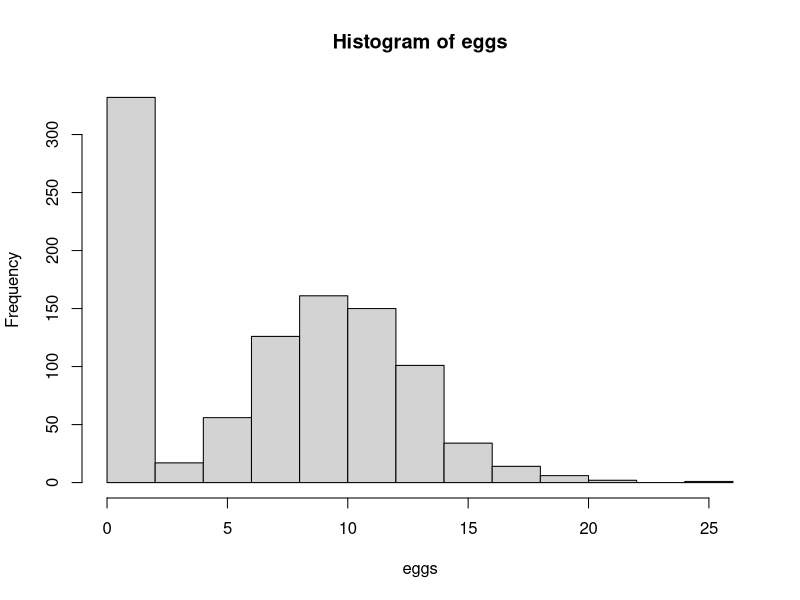

This figure's R source:

## BIOL6100 - Class 11
## Isabelle Smith
## Feb. 18, 2025

## - - - - - - -

## intro to R x

## - - - - - - -


## If statements
## . . . . . . .


#if (condition) {expression1}

#if (condition) {expression1} else {expression2}

#if (condition1) {expression1} else
  #if (condition2) {expression2} else


z <- signif(runif(1),digits=2)
print(z)
z > 0.5
if (z > 0.5) {cat(z, "is a bigger than average number","\n")}   ## added {}

if (z > 0.8) {cat(z,"is a large number","\n")} else             ## added {}
  if (z < 0.2) {cat(z,"is a small number","\n")} else           ## added {}
  {cat(z,"is a number of typical size","\n")
    cat("z^2 =",z^2,"\n")}


# if statement requires a single logical value. With a vector,
# it will assign TRUE/FALSE based on very first element only.

z <- 1:10

# this does not do anything
##if (z > 7) print(z)                 ## did not used to throw an error

# probably not what you want 
##if (z < 7) print(z)                 ## did not used to throw an error

# use subsetting!
print(z[z < 7])


## - - - - - - -





## ifelse to fill vectors
## - - - - - - -


##   `ifelse(test,yes,no)`

##  -   test is an object that can be coerced to a logical yes/no
##  -   yes return values for true elements of test
##  -   no return vales for false elements of test


## Suppose we have an insect population in which each female lays, on average, 10.2 eggs,
## following a Poisson distribution with λ=10.2. However, there is a 35% chance of parasitism,
## in which case no eggs are laid. Here is the distribution of eggs laid for 1000 individuals:

tester <- runif(1000) # start with random uniform elements
eggs <- ifelse(tester>0.35,rpois(n=1000,lambda=10.2),0)
hist(eggs)


## Suppose we have a vector of p values (say from a simulation), and we want 
## to create a vector to highlight the significant ones for plotting purposes.

pVals <- runif(1000)
z <- ifelse(pVals<=0.025,"lowerTail","nonSig")
z[pVals>=0.975] <- "upperTail"
table(z)

### ~ ~ ~ ~ ~ ~ ~
vals <- rnorm(1000)
d <-ifelse(abs(vals)<3, "3sd","more")
d[abs(vals)<2] <- "2sd"
d[abs(vals)<1] <- "1sd"
table(d)
### ~ ~ ~ ~ ~ ~ ~

## Here is how I would probably do this

z1 <- rep("nonSig",1000)
z1[pVals<=0.025] <- "lowerTail"
z1[pVals>=0.975] <- "upperTail"
table(z1)

## - - - - - - -
